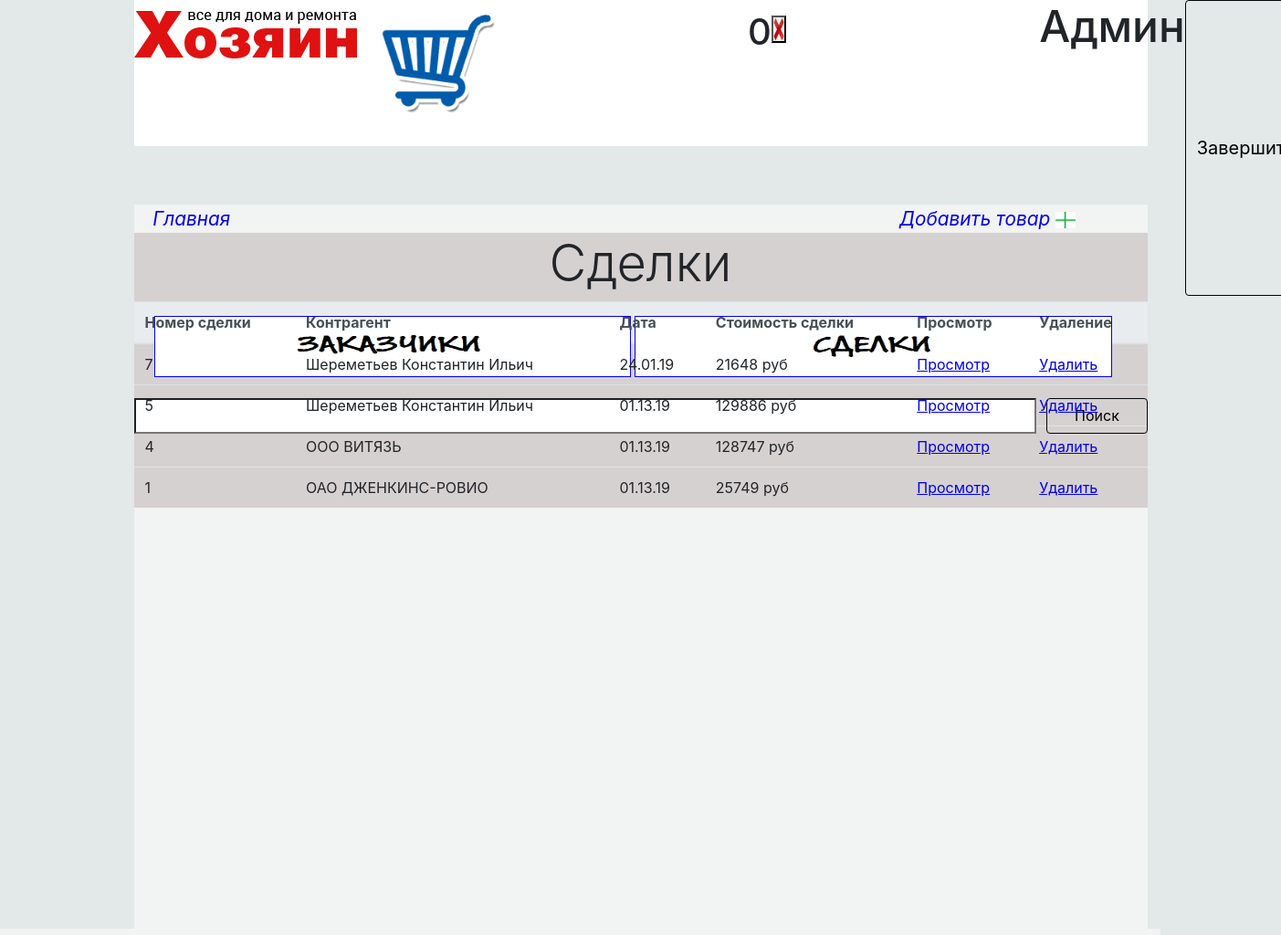
/deals.php (signed in), run on the app's committed database.
### tables this page shows
CREATE TABLE `deal` (
  `deal_id` int(11) NOT NULL,
  `deal_name_customer` varchar(150) NOT NULL COMMENT 'Id заказчика',
  `deal_product_name` varchar(1024) NOT NULL COMMENT 'Id товара',
  `deal_count` varchar(255) NOT NULL COMMENT 'Количество товара',
  `deal_date` varchar(10) NOT NULL COMMENT 'Дата заказа',
  `deal_delivery_type` enum('0','1') NOT NULL COMMENT 'Тип доставки(0-самовывоз,1-доставка)',
  `deal_cost` int(15) NOT NULL COMMENT 'Стоимость сделки',
  `deal_status` enum('0','1') NOT NULL
);

### assets/dealsContent.php (the view, shortened to what this page needs)
<?php
	$host = "localhost";
  	$login = "root";
  	$db = "tool_db";
  	$conn = mysqli_connect($host, $login, $password, $db);
	$show = "SELECT deal_id,deal_name_customer,deal_date,deal_cost FROM deal where deal_status = '1' ORDER BY deal_id DESC";
	$result =mysqli_query($conn, $show);
	if($result){
		echo <<<HEREDOC
					<table class="table">
					<thead class="thead-light">
						<tr>
							<th>Номер сделки</td>
							<th>Контрагент</td>
							<th>Дата</td>
							<th>Стоимость сделки</td>
							<th>Просмотр</td>
							<th>Удаление</td>
						</tr>
						</thead>
HEREDOC;
		while($row = mysqli_fetch_array($result)){
                    echo <<<HEREDOC
                    <tr>
                    <td>{$row['deal_id']}</td>
                    <td>{$row['deal_name_customer']}</td>
                    <td>{$row['deal_date']}</td>
                    <td>{$row['deal_cost']} руб</td>
					<td><a name=\"red_id\" href=\dealsDetail.php?red_id={$row["deal_id"]}>Просмотр</a></td>
					<td><a name=\"del_id\" href=\deals.php?del_id={$row["deal_id"]}>Удалить</a></td>
                    </tr>
HEREDOC;
                  }
	}
?>

### deals.php (shortened to what this page needs)
<!doctype.html>
<html>
<head>
<link rel="stylesheet" type="text/css" href="css/bootstrap.css">
<link rel="stylesheet" type="text/css" href="css/style.css">
</head>
<body style="background-color:#e3e8e8;">
	<div class="container">
			<?php require_once("assets/header.php") ?>
		<div class="Main">
			<div class="Nav">
				<div class="Official">
					<a href="index.html" style="padding-left: 1em;">Главная</a>
				</div>
				<div style="margin-left: 66%">
				<?php require_once("assets/AddProdBNT.php") ?>
				</div>
			</div>
			<div class="Content">
				<h1 style="display: flex; justify-content: center;" class="display-4">Сделки</h1>
				<?php require_once("assets/dealsContent.php") ?>
			</div>
		</div>
	</div>
	</body>
</html>

### assets/header.php (shortened to what this page needs)
<?php
Switch($_SESSION["privilege"]){
	case 1: $Privilege = "Админ"; break;
}
if($_SESSION["privilege"] == 1){
	echo <<<HTML
		<div class="Header">
			<form method="post" style="display:flex;margin:0;">
				<a href="index.html"><img src="img/logo.png" class="IMAGE"></a>
				<a href="Orders.php"><img src="img/basket.png" style="height: 42%;"></a>
				<h1 style=" padding-top: 1%;    margin-left: 4%;">{$_SESSION['BasketCount']}</h1>
				<input type='submit' name ='reset' value='' style="    width: 5%;    height: 25%;    margin-top: 1.5%;background-size: cover;
																		background-repeat: round;
																		background-image: url(img/ResetProducts.png);">
				<h1 class="headerText" style="width: auto;margin-left: 25%;">{$Privilege}</h1>
				<input type="submit"  name="loguotBTN" value="Завершить сеанс" style=" color: black;
					font-size: 20px; border-color:#010508;" class="btn btn-outline-secondary">
			</form>
			<div style="    margin: 2%;">
				<a href="customers.php"> <img src="img/customers.png"" class="ImgCustomers"></a>
				<a href="deals.php"><img src="img/deals.png" class="ImgDeals"></a>
			</div>
			<form action="search.php">
			<div class = "search">
				<input type="search" name="search" style="font-size: 22px;width: 90%;" pattern="[0-9A-Za-zА-Яа-яЁё\s]{3,}" required>
				<input type="submit"  name="go" value="Поиск" style="width: 10%;margin-left: 1%; color: black;
				border-color:#010508;" class="btn btn-outline-secondary">
			</div>
			</form>
		</div>
HTML;
}
?>

### assets/AddProdBNT.php (shortened to what this page needs)
<?php
	if($_SESSION["privilege"] != 0){
	echo <<<HTML
	<a href="addProduct.php">
		<i>Добавить товар</i>
		<img src="img/add.png" style="width: 8%;">
	 </a>
HTML;
	}
?>

### data on the page
deal: deal_id "7", deal_name_customer "Шереметьев Константин Ильич", deal_date "24.01.19", deal_cost "21648"
deal: deal_id "5", deal_name_customer "Шереметьев Константин Ильич", deal_date "01.13.19", deal_cost "129886"
deal: deal_id "4", deal_name_customer "ООО ВИТЯЗЬ", deal_date "01.13.19", deal_cost "128747"
deal: deal_id "1", deal_name_customer "ОАО ДЖЕНКИНС-РОВИО", deal_date "01.13.19", deal_cost "25749"

### other printed values
$_SESSION['BasketCount'] "0"
$Privilege "Админ"
